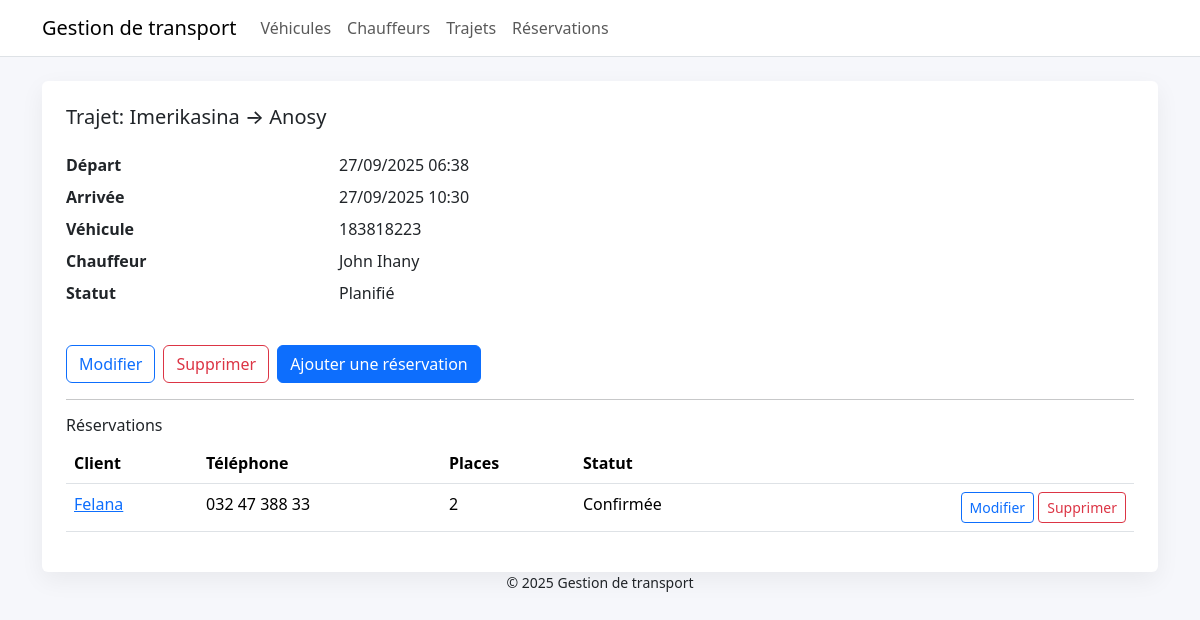
Page /trajets/3/ on the committed database.
### transport/models.py (models this page shows, shortened)
class Horodatage(models.Model):
    date_creation = models.DateTimeField(auto_now_add=True)
    date_mise_a_jour = models.DateTimeField(auto_now=True)
    class Meta:
        abstract = True

class Trajet(Horodatage):
    STATUTS = [
        ('planifie', 'Planifié'),
        ('termine', 'Terminé'),
        ('annule', 'Annulé'),
    ]
    vehicule = models.ForeignKey(Vehicule, on_delete=models.PROTECT)
    chauffeur = models.ForeignKey(Chauffeur, on_delete=models.PROTECT)
    origine = models.CharField(max_length=100)
    destination = models.CharField(max_length=100)
    depart_datetime = models.DateTimeField()
    arrivee_datetime = models.DateTimeField()
    statut = models.CharField(max_length=20, choices=STATUTS, default='planifie')

class Vehicule(Horodatage):
    STATUTS = [
        ('disponible', 'Disponible'),
        ('maintenance', 'Maintenance'),
    ]
    immatriculation = models.CharField(max_length=30, unique=True)  # Ex: DK-1234-AB
    marque = models.CharField(max_length=50, blank=True)            # Ex: Toyota
    modele = models.CharField(max_length=50, blank=True)            # Ex: Hiace
    capacite_passagers = models.PositiveIntegerField(default=0)     # Nombre de places
    statut = models.CharField(max_length=20, choices=STATUTS, default='disponible')

class Chauffeur(Horodatage):
    STATUTS = [
        ('actif', 'Actif'),
        ('inactif', 'Inactif'),
    ]
    prenom = models.CharField(max_length=50)
    nom = models.CharField(max_length=50)
    telephone = models.CharField(max_length=30, blank=True)
    numero_permis = models.CharField(max_length=50, blank=True)
    statut = models.CharField(max_length=20, choices=STATUTS, default='actif')

class Reservation(Horodatage):
    STATUTS = [
        ('en_attente', 'En attente'),
        ('confirmee', 'Confirmée'),
        ('annulee', 'Annulée'),
    ]
    trajet = models.ForeignKey(Trajet, on_delete=models.CASCADE, related_name='reservations')
    nom_client = models.CharField(max_length=100)
    telephone_client = models.CharField(max_length=30, blank=True)
    nombre_passagers = models.PositiveIntegerField(default=1)
    statut = models.CharField(max_length=20, choices=STATUTS, default='en_attente')

### transport/views.py (the view)
# urls.py: path('trajets/<int:pk>/', views.TrajetDetailVue.as_view(), name='trajet_detail'),
class TrajetDetailVue(DetailView):
    model = Trajet
    template_name = 'transport/trajet_detail.html'

### transport/templates/transport/trajet_detail.html (shortened to what this page needs)
{% extends 'base.html' %}
{% block content %}
<div class="card carte p-4">
  <h2 class="h5">Trajet: {{ object.origine }} → {{ object.destination }}</h2>
  <dl class="row mt-3">
    <dt class="col-sm-3">Départ</dt><dd class="col-sm-9">{{ object.depart_datetime|date:"d/m/Y H:i" }}</dd>
    <dt class="col-sm-3">Arrivée</dt><dd class="col-sm-9">{{ object.arrivee_datetime|date:"d/m/Y H:i" }}</dd>
    <dt class="col-sm-3">Véhicule</dt><dd class="col-sm-9">{{ object.vehicule.immatriculation }}</dd>
    <dt class="col-sm-3">Chauffeur</dt><dd class="col-sm-9">{{ object.chauffeur.prenom }} {{ object.chauffeur.nom }}</dd>
    <dt class="col-sm-3">Statut</dt><dd class="col-sm-9">{{ object.get_statut_display }}</dd>
  </dl>
  <div class="mt-3 d-flex gap-2">
    <a href="{% url 'trajet_modifier' object.pk %}" class="btn btn-outline-primary">Modifier</a>
    <a href="{% url 'trajet_supprimer' object.pk %}" class="btn btn-outline-danger">Supprimer</a>
    <a href="{% url 'reservation_ajouter' %}?trajet={{ object.pk }}" class="btn btn-primary">Ajouter une réservation</a>
  </div>
  <hr>
  <h3 class="h6">Réservations</h3>
  <div class="table-responsive">
    <table class="table">
      <thead><tr><th>Client</th><th>Téléphone</th><th>Places</th><th>Statut</th><th></th></tr></thead>
      <tbody>
        {% for r in object.reservations.all %}
        <tr>
          <td><a href="{% url 'reservation_detail' r.pk %}">{{ r.nom_client }}</a></td>
          <td>{{ r.telephone_client|default:"—" }}</td>
          <td>{{ r.nombre_passagers }}</td>
          <td>{{ r.get_statut_display }}</td>
          <td class="text-end">
            <a href="{% url 'reservation_modifier' r.pk %}" class="btn btn-sm btn-outline-primary">Modifier</a>
            <a href="{% url 'reservation_supprimer' r.pk %}" class="btn btn-sm btn-outline-danger">Supprimer</a>
          </td>
        </tr>
        {% empty %}
        <tr><td colspan="5" class="text-muted">Aucune réservation.</td></tr>
        {% endfor %}
      </tbody>
    </table>
  </div>
</div>
{% endblock %}

### transport/templates/base.html (style rules this page uses)
body { background:#f6f7fb; }
.carte { border:none; box-shadow: 0 8px 24px rgba(0,0,0,.06); }

### rows in the picture
Trajet: origine "Imerikasina", destination "Anosy", depart_datetime "27/09/2025 06:38", arrivee_datetime "27/09/2025 10:30", vehicule.immatriculation "183818223", chauffeur.prenom "John", chauffeur.nom "Ihany", statut "Planifié"
Reservation: nom_client "Felana", telephone_client "032 47 388 33", nombre_passagers "2", statut "Confirmée"
